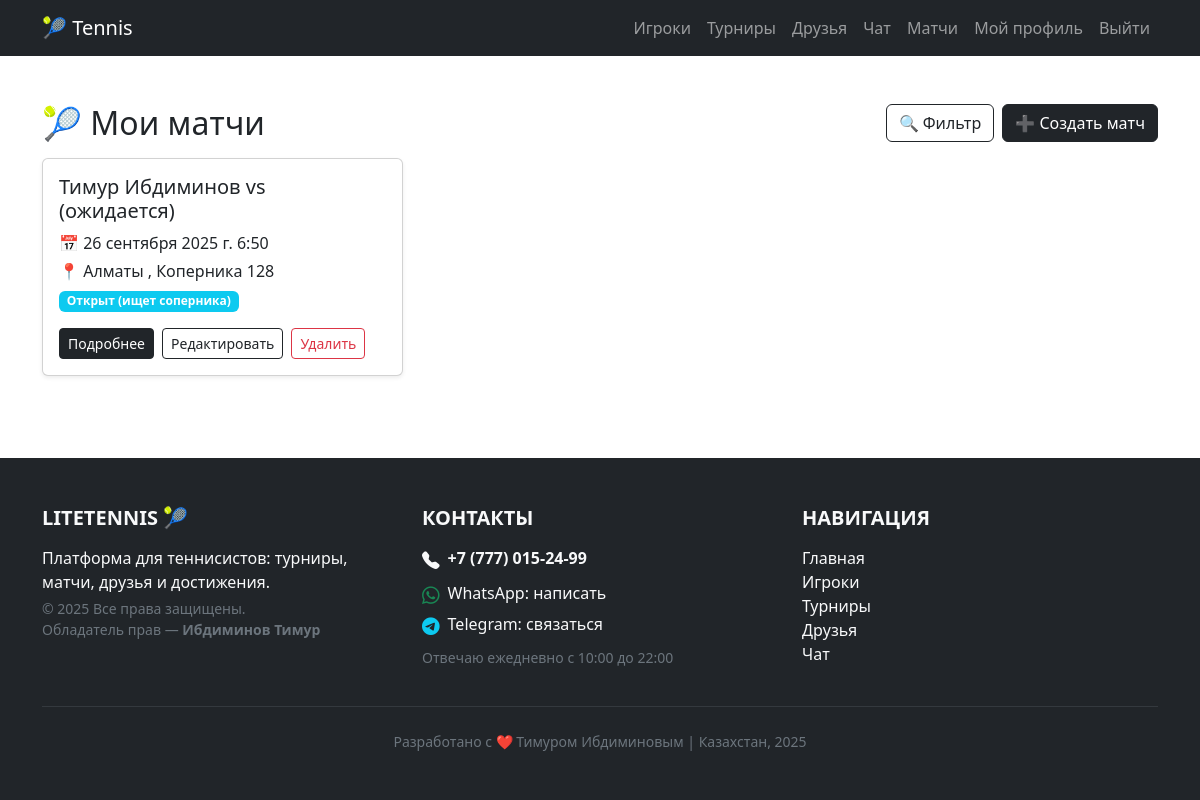
The page /matches/ (signed in) on the database its author committed.
### matches/models.py (models this page shows, shortened)
class Match(models.Model):
    player1 = models.ForeignKey(
        Player,
        on_delete=models.CASCADE,
        related_name="matches_as_player1"
    )
    player2 = models.ForeignKey(
        Player,
        on_delete=models.SET_NULL,
        related_name="matches_as_player2",
        null=True,
        blank=True
    )
    date = models.DateField()
    time = models.TimeField()
    location = models.CharField(max_length=255)
    STATUS_CHOICES = [
        ("open", "Открыт (ищет соперника)"),
        ("scheduled", "Запланирован"),
        ("finished", "Завершён"),
    ]
    status = models.CharField(
        max_length=20,
        choices=STATUS_CHOICES,
        default="open"
    )
    score = models.CharField(
        max_length=50,
        blank=True,
        help_text="Например: 6-4, 3-6, 7-5"
    )

### players/models.py (models this page shows)
class Player(models.Model):
    user = models.OneToOneField(
        User,
        on_delete=models.CASCADE,
        related_name="player_profile",
        blank=True,
        null=True,
    )
    first_name = models.CharField("Имя", max_length=50)
    last_name = models.CharField("Фамилия", max_length=50)
    age = models.PositiveIntegerField("Возраст")
    level = models.CharField("Уровень NTRP", max_length=50, choices=LEVEL_CHOICES)
    photo = models.ImageField(
        "Фото игрока",
        upload_to=player_photo_upload,
        blank=True,
        null=True,
    )
    phone_number = models.CharField("Телефон", max_length=20, blank=True, null=True)
    address = models.CharField("Адрес проживания", max_length=255, blank=True, null=True)
    def __str__(self):
        return f"{self.first_name} {self.last_name}"
    class Meta:
        verbose_name = "Игрок"
        verbose_name_plural = "Игроки"
        ordering = ["last_name", "first_name"]

### matches/views.py (the view)
# urls.py: urlpatterns.append(path("", views.match_list, name="match_list"))
@login_required
def match_list(request):
    qs = Match.objects.all().select_related(
        *[f.name for f in Match._meta.fields if f.is_relation and f.many_to_one]
    ).order_by("-date", "-time")
    q = request.GET.get("q")
    date_from = request.GET.get("date_from")
    date_to = request.GET.get("date_to")
    if q:
        qs = qs.filter(
            Q(location__icontains=q)
            | Q(player1__first_name__icontains=q) | Q(player1__last_name__icontains=q)
            | Q(player2__first_name__icontains=q) | Q(player2__last_name__icontains=q)
        )
    if date_from:
        qs = qs.filter(date__gte=date_from)
    if date_to:
        qs = qs.filter(date__lte=date_to)
    return render(request, "matches/match_list.html", {
        "matches": qs,
        "filters_open": request.GET.get("filters", "false"),
    })

### matches/templates/matches/match_list.html (shortened to what this page needs)
{% extends "base.html" %}
{% block content %}
<div class="d-flex justify-content-between align-items-center mb-3">
  <h2 class="mb-0">🎾 Мои матчи</h2>
  <div class="d-flex gap-2">
    <button id="filterToggleBtn" class="btn btn-outline-dark"
            type="button" data-bs-toggle="collapse" data-bs-target="#filters"
            aria-expanded="{{ filters_open|default:'false' }}">
      🔍 Фильтр
    </button>
    <a href="{% url 'match_add' %}" class="btn btn-dark">➕ Создать матч</a>
  </div>
</div>
{% if matches %}
  <div class="row g-3">
    {% for match in matches %}
      <div class="col-12 col-md-6 col-lg-4">
        <div class="card h-100 shadow-sm">
          <div class="card-body d-flex flex-column">
            <h5 class="card-title">
              {{ match.player1 }} vs {{ match.player2|default:"(ожидается)" }}
            </h5>
            <p class="mb-1">📅 {{ match.date }} {{ match.time }}</p>
            <p class="mb-1">📍 {{ match.location }}</p>
            <p class="mb-3">
              <span class="badge bg-info">{{ match.get_status_display }}</span>
            </p>
            <div class="mt-auto d-flex gap-2">
              <a href="{% url 'match_detail' match.pk %}" class="btn btn-dark btn-sm">Подробнее</a>
              <a href="{% url 'match_edit' match.pk %}" class="btn btn-outline-dark btn-sm">Редактировать</a>
              <a href="{% url 'match_delete' match.pk %}" class="btn btn-outline-danger btn-sm">Удалить</a>
            </div>
          </div>
        </div>
      </div>
    {% endfor %}
  </div>
{% else %}
  <p class="text-muted">Матчей не найдено.</p>
{% endif %}
{% endblock %}

### static/styles.css (style rules this page uses)
body { background-color: #ffffff; }

### players/templates/base.html (style rules this page uses)
html, body { height: 100%; margin: 0; }
body { display: flex; flex-direction: column; min-height: 100vh; }

### rows shown on the page
Match: player1 "Тимур Ибдиминов", player2 "(ожидается)", date "26 сентября 2025 г.", time "6:50", location "Алматы , Коперника 128", status "Открыт (ищет соперника)"
